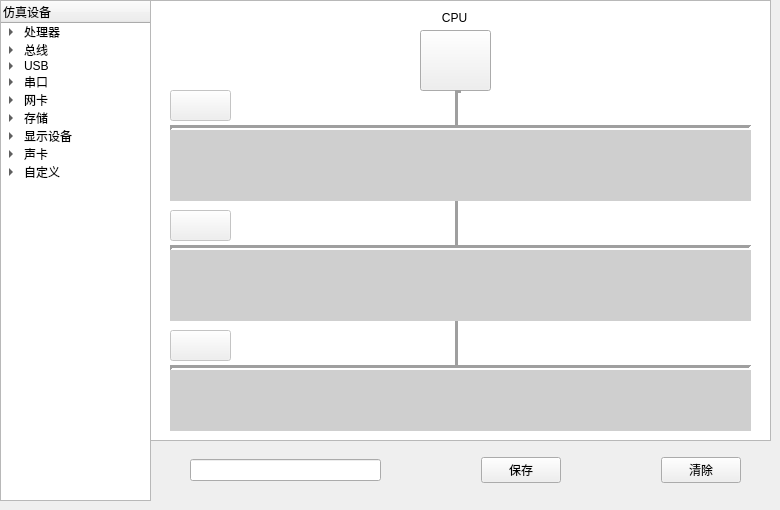
       <widget class="QWidget" name="tab_8">
        <attribute name="title">
         <string>作图仿真开发</string>
        </attribute>
        <widget class="QGraphicsView" name="graphicsView">
         <property name="geometry">
          <rect>
           <x>150</x>
           <y>0</y>
           <width>621</width>
           <height>441</height>
          </rect>
         </property>
        </widget>
        <widget class="QTreeWidget" name="treeWidget">
         <property name="geometry">
          <rect>
           <x>0</x>
           <y>0</y>
           <width>151</width>
           <height>501</height>
          </rect>
         </property>
         <property name="dragEnabled">
          <bool>true</bool>
         </property>
         <property name="dragDropOverwriteMode">
          <bool>true</bool>
         </property>
         <property name="dragDropMode">
          <enum>QAbstractItemView::DragDropMode::DragDrop</enum>
         </property>
         <column>
          <property name="text">
           <string>仿真设备</string>
          </property>
         </column>
         <item>
          <property name="text">
           <string>处理器</string>
          </property>
          <item>
           <property name="text">
            <string>i386</string>
           </property>
          </item>
          <item>
           <property name="text">
            <string>x86_64</string>
           </property>
          </item>
          <item>
           <property name="text">
            <string>mipsel</string>
           </property>
          </item>
          <item>
           <property name="text">
            <string>mips64el</string>
           </property>
          </item>
          <item>
           <property name="text">
            <string>ppc</string>
           </property>
          </item>
          <item>
           <property name="text">
            <string>ppc64</string>
           </property>
          </item>
          <item>
           <property name="text">
            <string>arm</string>
           </property>
          </item>
          <item>
           <property name="text">
            <string>aarch64</string>
           </property>
          </item>
          <item>
           <property name="text">
            <string>riscv32</string>
           </property>
          </item>
          <item>
           <property name="text">
            <string>riscv64</string>
           </property>
          </item>
         </item>
         <item>
          <property name="text">
           <string>总线</string>
          </property>
          <item>
           <property name="text">
            <string>pci</string>
           </property>
          </item>
          <item>
           <property name="text">
            <string>sys</string>
           </property>
          </item>
          <item>
           <property name="text">
            <string>pcie</string>
           </property>
          </item>
         </item>
         <item>
          <property name="text">
           <string>USB</string>
          </property>
          <item>
           <property name="text">
            <string>ich9-usb-ehci1</string>
           </property>
          </item>
          <item>
           <property name="text">
            <string>ich9-usb-ehci2</string>
           </property>
          </item>
          <item>
           <property name="text">
            <string>ich9-usb-uhci1</string>
           </property>
          </item>
          <item>
           <property name="text">
            <string>ich9-usb-uhci2</string>
           </property>
          </item>
          <item>
           <property name="text">
            <string>nec-usb-xhci</string>
           </property>
          </item>
          <item>
           <property name="text">
            <string>piix3-usb-uhci</string>
           </property>
          </item>
          <item>
           <property name="text">
            <string>piix4-usb-uhci</string>
           </property>
          </item>
          <item>
           <property name="text">
            <string>qemu-xhci</string>
           </property>
          </item>
          <item>
           <property name="text">
            <string>usb-ehci</string>
           </property>
          </item>
         </item>
         <item>
          <property name="text">
           <string>串口</string>
          </property>
          <item>
           <property name="text">
            <string>i8042</string>
           </property>
          </item>
          <item>
           <property name="text">
            <string>pci-serial</string>
           </property>
          </item>
          <item>
           <property name="text">
            <string>tpci200</string>
           </property>
          </item>
          <item>
           <property name="text">
            <string>usb-serial</string>
           </property>
          </item>
          <item>
           <property name="text">
            <string>virtio-serial-pci</string>
           </property>
          </item>
         </item>
         <item>
          <property name="text">
           <string>网卡</string>
          </property>
          <item>
           <property name="text">
            <string>e1000</string>
           </property>
          </item>
          <item>
           <property name="text">
            <string>e1000e</string>
           </property>
          </item>
          <item>
           <property name="text">
            <string>i82550</string>
           </property>
          </item>
          <item>
           <property name="text">
            <string>virtio-net-pci</string>
           </property>
          </item>
          <item>
           <property name="text">
            <string>i82558a</string>
           </property>
          </item>
          <item>
           <property name="text">
            <string>igb</string>
           </property>
          </item>
          <item>
           <property name="text">
            <string>ne2k_isa</string>
           </property>
          </item>
          <item>
           <property name="text">
            <string>ne2k_pci</string>
           </property>
          </item>
          <item>
           <property name="text">
            <string>rtl8139</string>
           </property>
          </item>
          <item>
           <property name="text">
            <string>usb-net</string>
           </property>
          </item>
         </item>
         <item>
          <property name="text">
           <string>存储</string>
          </property>
          <item>
           <property name="text">
            <string>am53c974</string>
           </property>
          </item>
          <item>
           <property name="text">
            <string>dc390</string>
           </property>
          </item>
          <item>
           <property name="text">
            <string>floppy</string>
           </property>
          </item>
          <item>
           <property name="text">
            <string>ich9-ahci</string>
           </property>
          </item>
          <item>
           <property name="text">
            <string>ide-cd</string>
           </property>
          </item>
          <item>
           <property name="text">
            <string>ide-cf</string>
           </property>
          </item>
          <item>
           <property name="text">
            <string>ide-hd</string>
           </property>
          </item>
          <item>
           <property name="text">
            <string>isa-fdc</string>
           </property>
          </item>
          <item>
           <property name="text">
            <string>isa-ide</string>
           </property>
          </item>
          <item>
           <property name="text">
            <string>sd-card</string>
           </property>
          </item>
          <item>
           <property name="text">
            <string>usb-uas</string>
           </property>
          </item>
          <item>
           <property name="text">
            <string>virtio-blk-pci</string>
           </property>
          </item>
         </item>
         <item>
          <property name="text">
           <string>显示设备</string>
          </property>
          <item>
           <property name="text">
            <string>ati-vga</string>
           </property>
          </item>
          <item>
           <property name="text">
            <string>cirrus-vga</string>
           </property>
          </item>
          <item>
           <property name="text">
            <string>VGA</string>
           </property>
          </item>
          <item>
           <property name="text">
            <string>virtio-gpu-pci</string>
           </property>
          </item>
         </item>
         <item>
          <property name="text">
           <string>声卡</string>
          </property>
          <item>
           <property name="text">
            <string>AC97</string>
           </property>
          </item>
          <item>
           <property name="text">
            <string>adlib</string>
           </property>
          </item>
          <item>
           <property name="text">
            <string>cs4231a</string>
           </property>
          </item>
          <item>
           <property name="text">
            <string>ES1370</string>
           </property>
          </item>
         </item>
         <item>
          <property name="text">
           <string>自定义</string>
          </property>
          <item>
           <property name="text">
            <string>自定义设备</string>
           </property>
          </item>
         </item>
        </widget>
        <widget class="QPushButton" name="pushButton_66">
         <property name="geometry">
          <rect>
           <x>420</x>
           <y>30</y>
           <width>71</width>
           <height>61</height>
          </rect>
         </property>
         <property name="acceptDrops">
          <bool>true</bool>
         </property>
         <property name="text">
          <string/>
         </property>
        </widget>
        <widget class="QLabel" name="label_28">
         <property name="geometry">
          <rect>
           <x>430</x>
           <y>10</y>
           <width>49</width>
           <height>16</height>
          </rect>
         </property>
         <property name="text">
          <string>CPU</string>
         </property>
         <property name="alignment">
          <set>Qt::AlignmentFlag::AlignCenter</set>
         </property>
        </widget>
        <widget class="Line" name="line_6">
         <property name="geometry">
          <rect>
           <x>450</x>
           <y>90</y>
           <width>16</width>
           <height>341</height>
          </rect>
         </property>
         <property name="frameShadow">
          <enum>QFrame::Shadow::Sunken</enum>
         </property>
         <property name="lineWidth">
          <number>3</number>
         </property>
         <property name="orientation">
          <enum>Qt::Orientation::Vertical</enum>
         </property>
        </widget>
        <widget class="Line" name="line_9">
         <property name="geometry">
          <rect>
           <x>170</x>
           <y>120</y>
           <width>581</width>
           <height>16</height>
          </rect>
         </property>
         <property name="styleSheet">
          <string notr="true">color: rgb(184, 184, 184);</string>
         </property>
         <property name="lineWidth">
          <number>3</number>
         </property>
         <property name="orientation">
          <enum>Qt::Orientation::Horizontal</enum>
         </property>
        </widget>
        <widget class="Line" name="line_10">
         <property name="geometry">
          <rect>
           <x>170</x>
           <y>240</y>
           <width>581</width>
           <height>16</height>
          </rect>
         </property>
         <property name="lineWidth">
          <number>3</number>
         </property>
         <property name="orientation">
          <enum>Qt::Orientation::Horizontal</enum>
         </property>
        </widget>
        <widget class="Line" name="line_12">
         <property name="geometry">
          <rect>
           <x>170</x>
           <y>360</y>
           <width>581</width>
           <height>16</height>
          </rect>
         </property>
         <property name="lineWidth">
          <number>3</number>
         </property>
         <property name="orientation">
          <enum>Qt::Orientation::Horizontal</enum>
         </property>
        </widget>
        <widget class="QWidget" name="horizontalWidget_1" native="true">
         <property name="geometry">
          <rect>
           <x>170</x>
           <y>130</y>
           <width>581</width>
           <height>71</height>
          </rect>
         </property>
         <property name="acceptDrops">
          <bool>true</bool>
         </property>
         <property name="styleSheet">
          <string notr="true">background-color: rgb(207, 207, 207);
color: rgb(182, 255, 169);</string>
         </property>
         <layout class="QHBoxLayout" name="horizontalLayout_2">
          <property name="spacing">
           <number>20</number>
          </property>
         </layout>
        </widget>
        <widget class="QWidget" name="horizontalWidget_2" native="true">
         <property name="geometry">
          <rect>
           <x>170</x>
           <y>250</y>
           <width>581</width>
           <height>71</height>
          </rect>
         </property>
         <property name="acceptDrops">
          <bool>true</bool>
         </property>
         <property name="styleSheet">
          <string notr="true">background-color: rgb(207, 207, 207);</string>
         </property>
         <layout class="QHBoxLayout" name="horizontalLayout_3">
          <property name="spacing">
           <number>20</number>
          </property>
         </layout>
        </widget>
        <widget class="QWidget" name="horizontalWidget_3" native="true">
         <property name="geometry">
          <rect>
           <x>170</x>
           <y>370</y>
           <width>581</width>
           <height>61</height>
          </rect>
         </property>
         <property name="acceptDrops">
          <bool>true</bool>
         </property>
         <property name="styleSheet">
          <string notr="true">background-color: rgb(207, 207, 207);</string>
         </property>
         <layout class="QHBoxLayout" name="horizontalLayout_4">
          <property name="spacing">
           <number>20</number>
          </property>
         </layout>
        </widget>
        <widget class="QPushButton" name="pushButton_72">
         <property name="enabled">
          <bool>false</bool>
         </property>
         <property name="geometry">
          <rect>
           <x>170</x>
           <y>90</y>
           <width>61</width>
           <height>31</height>
          </rect>
         </property>
         <property name="text">
          <string/>
         </property>
        </widget>
        <widget class="QPushButton" name="pushButton_75">
         <property name="enabled">
          <bool>false</bool>
         </property>
         <property name="geometry">
          <rect>
           <x>170</x>
           <y>210</y>
           <width>61</width>
           <height>31</height>
          </rect>
         </property>
         <property name="text">
          <string/>
         </property>
        </widget>
        <widget class="QPushButton" name="pushButton_92">
         <property name="enabled">
          <bool>false</bool>
         </property>
         <property name="geometry">
          <rect>
           <x>170</x>
           <y>330</y>
           <width>61</width>
           <height>31</height>
          </rect>
         </property>
         <property name="text">
          <string/>
         </property>
        </widget>
        <widget class="QWidget" name="horizontalWidget_0" native="true">
         <property name="geometry">
          <rect>
           <x>190</x>
           <y>440</y>
           <width>551</width>
           <height>61</height>
          </rect>
         </property>
         <layout class="QHBoxLayout" name="horizontalLayout_5">
          <property name="spacing">
           <number>100</number>
          </property>
          <item>
           <widget class="QLineEdit" name="lineEdit_14"/>
          </item>
          <item>
           <widget class="QPushButton" name="pushButton_95">
            <property name="text">
             <string>保存</string>
            </property>
           </widget>
          </item>
          <item>
           <widget class="QPushButton" name="pushButton_93">
            <property name="text">
             <string>清除</string>
            </property>
           </widget>
          </item>
         </layout>
        </widget>
       </widget>
